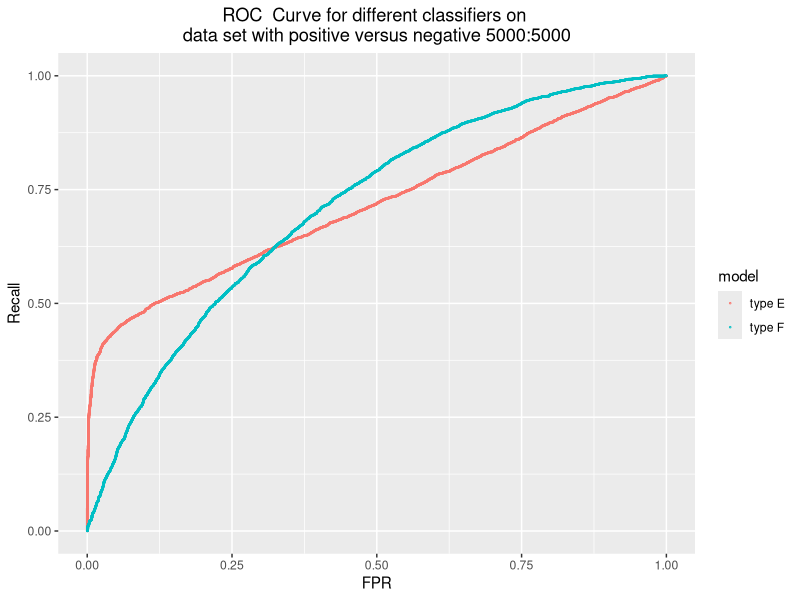
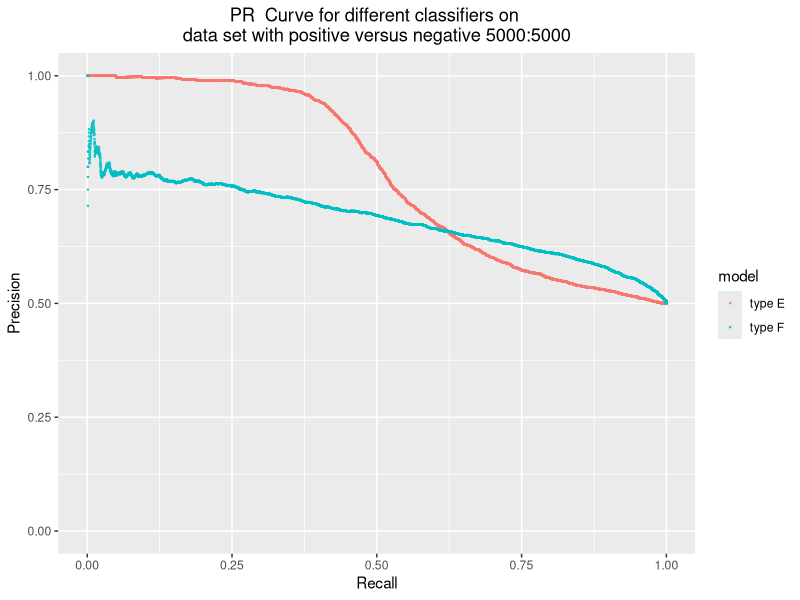
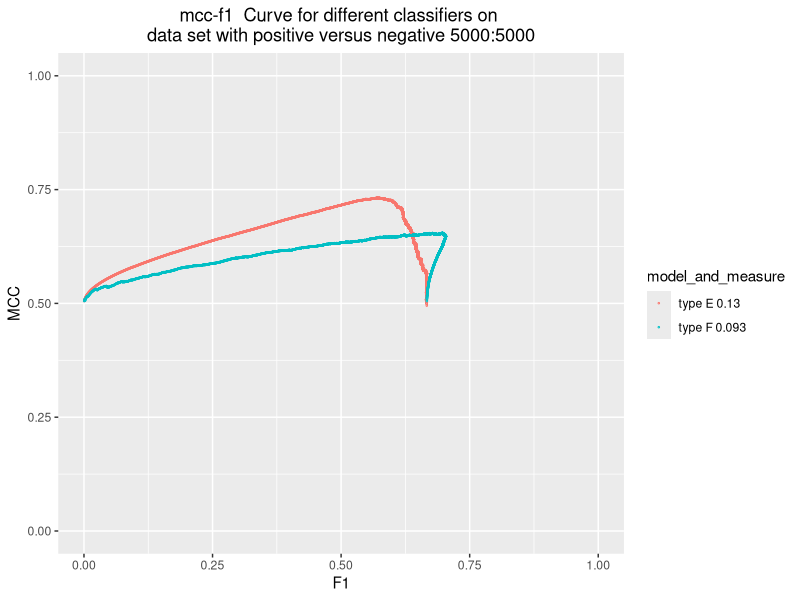
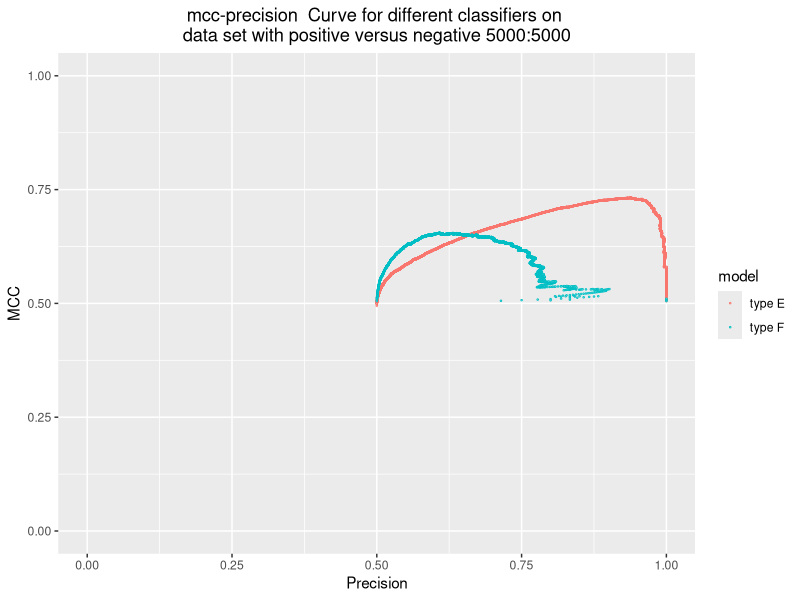
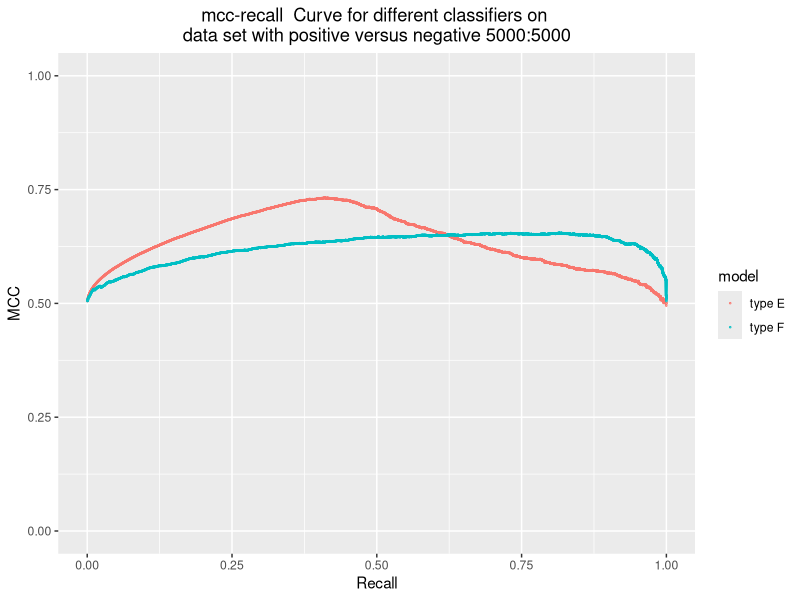
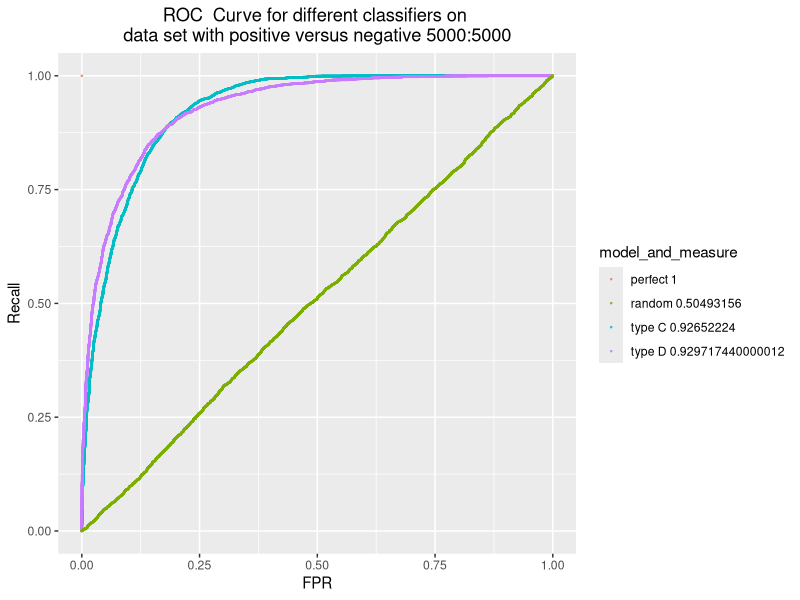
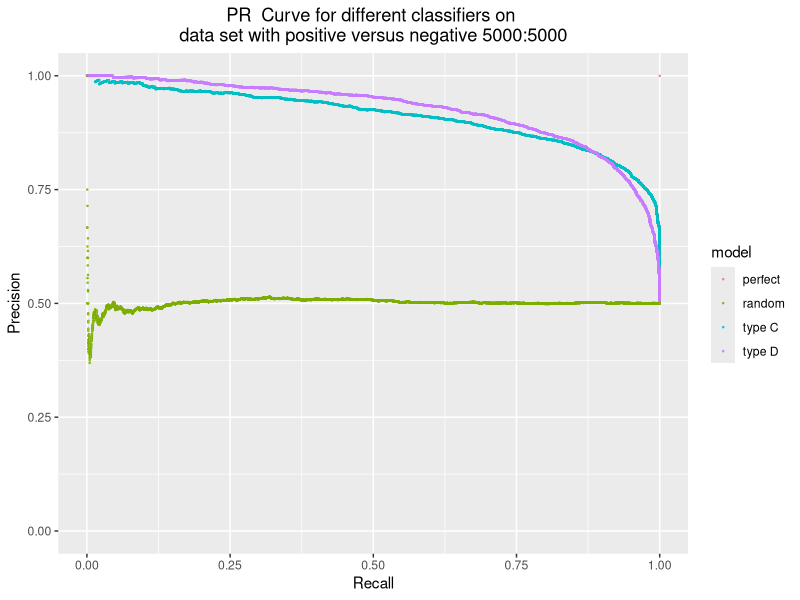
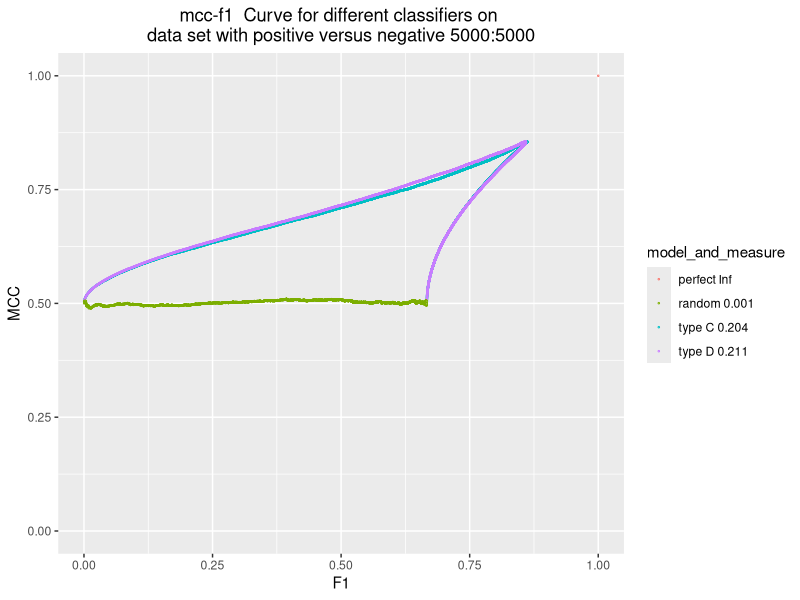

Recreate these plots in R, in order. (Note: this script raises an error after producing the figures.)
## ---- chunk 1
positive_num = 5000
negative_num = 5000
real_value = c(rep(1, positive_num), rep(0, negative_num))
# A and B have different distributions for real positives 
# classifier A:
predicted_value_E = c(rbeta(2200, 10, 2), rbeta(2800, 2, 4), rbeta(negative_num, 2, 4))
# classifier B:
predicted_value_F = c(rbeta(2500, 4, 3.5), rbeta(2500, 3, 4), rbeta(negative_num, 2, 4))
# perfect classifier
predicted_value_perfect = c(rep(1, 5000), rep(0, 5000))
# random classifier
predicted_value_random = c(runif(10000, 0, 1))
# C and D have different distributions for real negatives 
predicted_value_C = c(rbeta(positive_num, 8, 3), rbeta(2500, 1, 7), rbeta(2500,4, 4))
predicted_value_D = c(rbeta(positive_num, 8, 3), rbeta(2500,3.5,4.5), rbeta(2500,3, 5))


## ---- chunk 2
library(ROCR)
library(ggplot2)

classification_result <- function (real, prediction){
  
pred <- prediction(prediction, real)
perf <- performance(pred, measure = "tpr", x.measure = "fpr")

# FPR
fpr <- attr(perf, "x.values")[[1]]
# PR curve
perf <- performance(pred, measure = "prec", x.measure = "rec")
# precision
precision <- attr(perf, "y.values")[[1]]
# recall
recall <- attr(perf, "x.values")[[1]]
# mcc-f1
perf <- performance(pred, measure = "mat", x.measure = "f")
# mcc
mcc <- attr(perf, "y.values")[[1]]
# normalised mcc: [-1, 1] to [0, 1]
mcc.nor <- (mcc + 1)/2
# f score
f <- attr(perf, "x.values")[[1]]   
# auc
auc <- attr(performance(pred, "auc"), "y.values")[[1]]


# measure(metric) of mcc-f1: auc*(1-d)

# get the last f score
f.cp = 2/(2+(length(real[real==0])/length(real[real==1])))
f.cp <- max(f[f < f.cp], na.rm = T)
# get the largest f score
f.max = max(f, na.rm = T)

x_lower <- sort(f[c(1: (match(f.max, f)-1))], decreasing = F, na.last = F)
x_lower[1] <- 0
x_higher <- sort(f[c(1: match(f.max, f))], decreasing = F)

# find corresponding mcc.nor
y_higher.index <- match(x_higher, f)
y_higher <- mcc.nor[y_higher.index]
y_lower <- c(0.5,y_higher)
y_lower <- y_lower[-length(y_lower)]

# auc1
auc1 <- sum(0.5*(x_higher - x_lower) *(y_lower + y_higher))

x1 <- sort(f[c(match(f.max, f):length(f))], decreasing = F)
x1_lower <- x1[c(1: length(x1)-1)]
x1_higher <- x1[c(2: length(x1))]
y1_higher.index <- match(f.max, f) -1 + match(x1_higher, f[c(match(f.max, f):length(f))])

y1_higher <- mcc.nor[y1_higher.index]
# auc2
auc2 <- sum((x1_higher-x1_lower)*y1_higher)

# auc of mcc-f1
mcc_auc <- auc1 - f.cp*0.5 -auc2
# smallest distance to (1, 1)
distance <- sqrt(((1-mcc.nor)^2+(1-f)^2))
min_distance <- min(distance, na.rm = T)
# mcc-f1 measure
mcc_measure <- sqrt(2)*mcc_auc*(sqrt(2)-min_distance)
# round the number to three decimal place
mcc_measure <- round(mcc_measure, 3)


output <-cbind.data.frame(fpr, precision, recall, mcc.nor, f, auc, mcc_measure)
  return(output)
}

fpr_index = 1
precision_index = 2
recall_index = 3
mcc.nor_index = 4
f_score_index = 5
auc_index = 6
mcc_measure_index = 7

## ---- chunk 3
# real is the real value(vector); 
# prediction is the predictions of classifiers(dataset with multiple columns and each column stands for the prediction under a classifier)
# metric_index is a two-element vector. the first element is the index of the metric that should be x axis, and the second element is the index of the metric that should be on y axis
# model_name is a vector of the name of of the models
# type_of_curve is a string. e.g "ROC"
# x_axis is a string that is the label for x axis
# y_axis is a string that is the label for y axis
# positive_vs_negative is the proportion of positive cases versus negative cases
classification_plot <- function(real, prediction, metric_index, model_name, type_of_curve, x_axis, y_axis, positive_vs_negative){
  num_of_classifiers = ncol(prediction)
  list_of_metrics = list()
  num = 1
  while (num <= num_of_classifiers){
    metrics <- classification_result(real, prediction[, num])
    list_of_metrics[[length(list_of_metrics) + 1]] <- metrics
    num = num + 1
  }
  
  
  
  # we don't have auc metric
  if (length(metric_index) == 2){
  x_value <- c()
  y_value <- c()
  length_of_metrics <- c()
  num = 1
  while (num <= num_of_classifiers){
    x_value <- c(x_value, list_of_metrics[[num]][, metric_index[1]])
    y_value <- c(y_value, list_of_metrics[[num]][, metric_index[2]])
    length_of_metrics <- c(length_of_metrics, length(list_of_metrics[[num]][, metric_index[1]]))
    num = num + 1

  }
  df <- data.frame(X = x_value, Y= y_value, model = rep(model_name, times = length_of_metrics))


  ggplot(df, aes(x=X, y=Y, group = model, color = model, ymin=0, ymax=1, xmin=0, xmax=1 )) + geom_point(size = 0.2, shape = 21, fill="white")+
  ggtitle(paste(type_of_curve, " Curve for different classifiers on \ndata set with positive versus negative" , positive_vs_negative)) +
  theme(plot.title=element_text(hjust=0.5))+ labs(x=x_axis, y=y_axis)

}


  # we have auc metric
 else if (length(metric_index) == 3){
  x_value <- c()
  y_value <- c()
  auc_metric <- c()
  length_of_metrics <- c()
  num = 1
  while (num <= num_of_classifiers){
    x_value <- c(x_value, list_of_metrics[[num]][, metric_index[1]])
    y_value <- c(y_value, list_of_metrics[[num]][, metric_index[2]])
    auc_metric <- c(auc_metric, list_of_metrics[[num]][,metric_index[3]])
    length_of_metrics <- c(length_of_metrics, length(list_of_metrics[[num]][, metric_index[1]]))
    num = num + 1

  }
  df <- data.frame(X = x_value, Y= y_value, measure = auc_metric, model = rep(model_name, times = length_of_metrics))
  df$model_and_measure <- paste(df$model, df$measure)


  ggplot(df, aes(x=X, y=Y, group = model_and_measure, color = model_and_measure,ymin=0, ymax=1, xmin=0, xmax=1 )) + geom_point(size = 0.2, shape = 21, fill="white")+
  ggtitle(paste(type_of_curve, " Curve for different classifiers on \ndata set with positive versus negative" , positive_vs_negative)) +
  theme(plot.title=element_text(hjust=0.5))+ labs(x=x_axis, y=y_axis)
    
  }
}




## ---- chunk 4
real = real_value
prediction = cbind(predicted_value_E, predicted_value_F)
model_name= c("type E", "type F")

# ROC 
classification_plot(real, prediction, c(fpr_index, recall_index), model_name, "ROC", "FPR", "Recall","5000:5000")
# PR
classification_plot(real, prediction, c(recall_index, precision_index), model_name,  "PR", "Recall", "Precision","5000:5000")
# mcc-f1
classification_plot(real, prediction, c(f_score_index, mcc.nor_index, mcc_measure_index), model_name,  "mcc-f1", "F1", "MCC", "5000:5000")
# mcc-precision
classification_plot(real, prediction, c(precision_index, mcc.nor_index), model_name, "mcc-precision", "Precision", "MCC", "5000:5000")
# mcc-recall
classification_plot(real, prediction, c(recall_index, mcc.nor_index), model_name, "mcc-recall", "Recall", "MCC", "5000:5000")
## ---- chunk 5
real = real_value
prediction = cbind(predicted_value_C, predicted_value_D, predicted_value_perfect, predicted_value_random)
model_name= c("type C", "type D", "perfect", "random")

# ROC 
classification_plot(real, prediction, c(fpr_index, recall_index, auc_index), model_name, "ROC", "FPR", "Recall","5000:5000")
# PR
classification_plot(real, prediction, c(recall_index, precision_index), model_name,  "PR", "Recall", "Precision","5000:5000")
# mcc-f1
classification_plot(real, prediction, c(f_score_index, mcc.nor_index, mcc_measure_index), model_name,  "mcc-f1", "F1", "MCC", "5000:5000")
# mcc-precision
classification_plot(real, prediction, c(precision_index, mcc.nor_index), model_name, "mcc-precision", "Precision", "MCC", "5000:5000")
# mcc-recall
classification_plot(real, prediction, c(recall_index, mcc.nor_index), model_name, "mcc-recall", "Recall", "MCC", "5000:5000")
## ---- chunk 6
real = real_value
# 1, 2 and 3 have similar AUC
predicted_value_J = c(rbeta(2000, 10, 1.5), rbeta(3000, 2, 4), rbeta(negative_num, 2, 4))
predicted_value_K = c(rbeta(3000, 3.05, 3), rbeta(2000, 3, 4), rbeta(negative_num, 2, 4))
predicted_value_L = c(rbeta(3000, 3.05, 3), rbeta(2000, 3, 4), rbeta(2000, 1, 12), rbeta(3000, 4, 4.5))
prediction = cbind(predicted_value_1, predicted_value_2, predicted_value_3)
model_name= c("type J", "type K", "type L")

# ROC 
classification_plot(real, prediction, c(fpr_index, recall_index, auc_index), model_name, "ROC", "FPR", "Recall","5000:5000")
# PR
classification_plot(real, prediction, c(recall_index, precision_index), model_name,  "PR", "Recall", "Precision","5000:5000")
# mcc-f1
classification_plot(real, prediction, c(f_score_index, mcc.nor_index, mcc_measure_index), model_name,  "mcc-f1", "F1", "MCC", "5000:5000")
